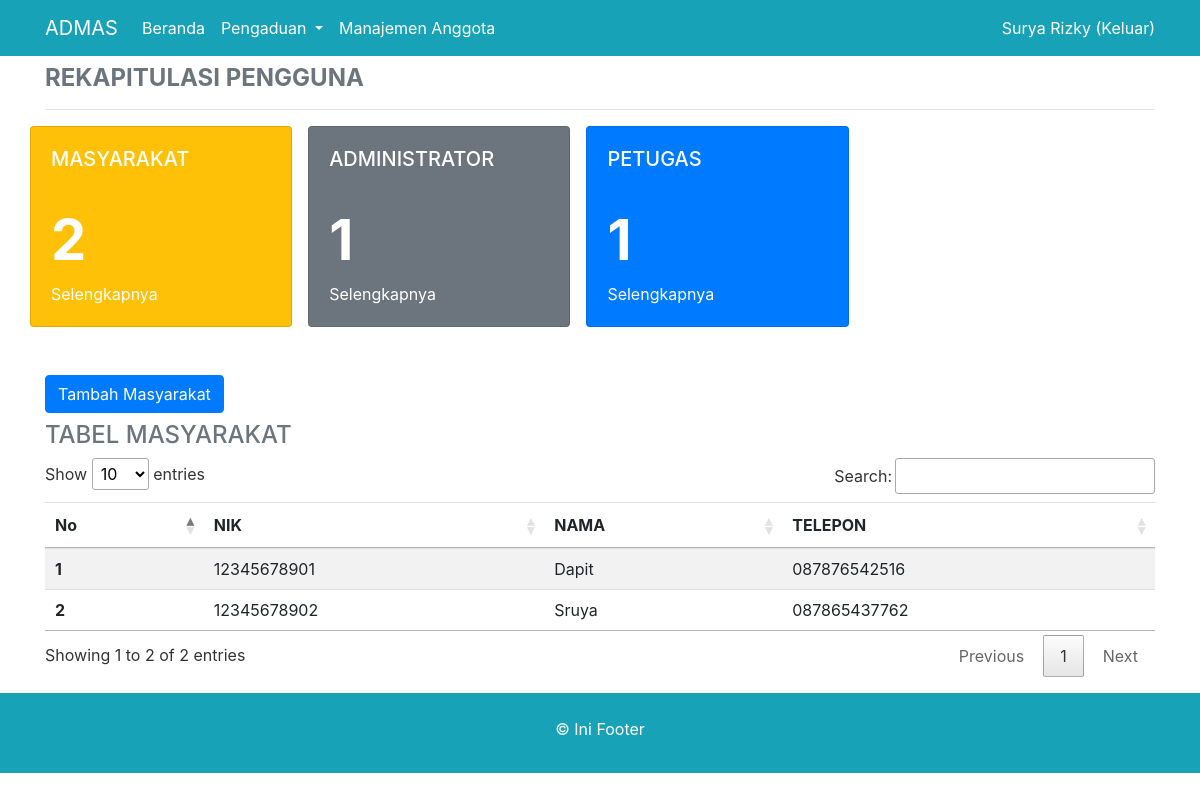
Screenshot of /manajemen_anggota.php (signed in) with the database file from the repository.
### tables this page shows
CREATE TABLE `masyarakat` (
  `nik` varchar(16) NOT NULL,
  `nama` varchar(35) NOT NULL,
  `username` varchar(25) NOT NULL,
  `password` varchar(50) NOT NULL,
  `telp` varchar(13) NOT NULL
);

### manajemen_anggota.php (the view, shortened to what this page needs)
<?php
if ((!empty($_SESSION['nik_login'])) and ($_SESSION['level']) == "admin") {
    include 'header.php';
    include 'conn.php';
    $sql_masyarakat      = "SELECT * FROM masyarakat";
    $eksekusi_masyarakat = mysqli_query($conn, $sql_masyarakat);
    $jml_masyarakat      = mysqli_num_rows($eksekusi_masyarakat);
    $sql_admin      = "SELECT * FROM petugas WHERE level = 'admin'";
    $eksekusi_admin = mysqli_query($conn, $sql_admin);
    $jml_admin      = mysqli_num_rows($eksekusi_admin);
    $sql_petugas      = "SELECT * FROM petugas WHERE level = 'petugas'";
    $eksekusi_petugas = mysqli_query($conn, $sql_petugas);
    $jml_petugas      = mysqli_num_rows($eksekusi_petugas);
    include 'navigasi.php';
?>
    <div class="container">
        <h4 class="text-uppercase font-weight-bold text-secondary mt-2">rekapitulasi pengguna</h4>
        <hr>
        <div class="row text-white mb-5">
            <div class="card bg-warning mr-3" style="width: 23%;">
                <div class="card-body">
                    <h5 class="card-title text-uppercase">Masyarakat</h5>
                    <div class="display-4 font-weight-bold pt-4"><?php echo $jml_masyarakat; ?></div>
                    <a href="manajemen_anggota.php">
                        <p class="card-text text-white mt-2">Selengkapnya</p>
                    </a>
                </div>
            </div>
            <div class="card bg-secondary mr-3" style="width: 23%;">
                <div class="card-body">
                    <h5 class="card-title text-uppercase">Administrator</h5>
                    <div class="display-4 font-weight-bold pt-4"><?php echo $jml_admin; ?></div>
                    <a href="manajemen_petugas.php?jenis=admin">
                        <p class="card-text text-white mt-2">Selengkapnya</p>
                    </a>
                </div>
            </div>
            <div class="card bg-primary mr-3" style="width: 23%;">
                <div class="card-body">
                    <h5 class="card-title text-uppercase">Petugas</h5>
                    <div class="display-4 font-weight-bold pt-4"><?php echo $jml_petugas; ?></div>
                    <a href="manajemen_petugas.php?jenis=petugas">
                        <p class="card-text text-white mt-2">Selengkapnya</p>
                    </a>
                </div>
            </div>
        </div>
        <button type="button" class="btn btn-primary" data-toggle="modal" data-target="#form_masyarakat">
            Tambah Masyarakat
        </button>
        <div class="text-uppercase font-weight-bold text-secondary mt-2">
            <h4>Tabel Masyarakat</h4>
        </div>
        <table class="table table-striped mt-5 table-hover data">
            <thead>
                <tr>
                    <th scope="col">No</th>
                    <th scope="col">NIK</th>
                    <th scope="col">NAMA</th>
                    <th scope="col">TELEPON</th>
                </tr>
            </thead>
            <tbody>
                <?php
                $no = 1;
                while ($data = mysqli_fetch_array($eksekusi_masyarakat)) {
                ?>
                    <tr>
                        <th scope="row"><?php echo $no++; ?></th>
                        <td><?php echo $data['nik']; ?></td>
                        <td><?php echo $data['nama']; ?></td>
                        <td><?php echo $data['telp']; ?></td>
                    </tr>
                <?php } ?>
            </tbody>
        </table>
    </div>
    <div class="bg-info text-white pt-4 pb-3 mt-3">
        <div class="container text-center">
            <p>&copy Ini Footer</p>
        </div>
    </div>
<?php
    include 'footer.php';
} else {
    header('location:form_login.php');
}
?>

### rows the page displays
masyarakat: nik "12345678901", nama "Dapit", telp "087876542516"
masyarakat: nik "12345678902", nama "Sruya", telp "087865437762"

### other values shown
$nama_login "Surya Rizky"
$jml_masyarakat "2"
$jml_admin "1"
$jml_petugas "1"
